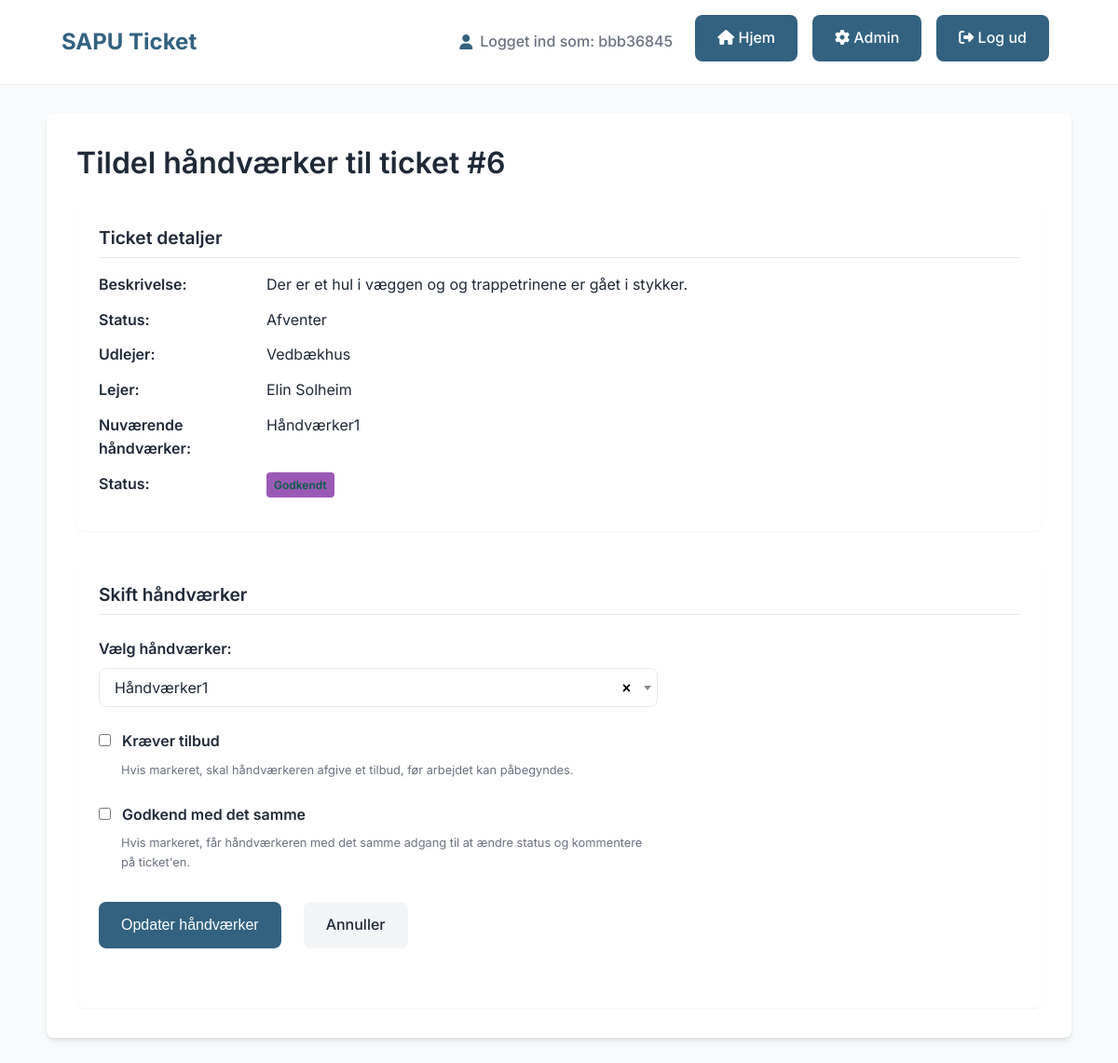
The page /ticket/6/assign_craftsman (signed in) on the database its author committed.
### tables this page shows
CREATE TABLE users (
    id INTEGER PRIMARY KEY AUTOINCREMENT,
    username TEXT NOT NULL UNIQUE,
    password_hash TEXT NOT NULL,
    role TEXT,
    invitation_token TEXT,
    invited_by INTEGER,
    unit_id INTEGER, company_name TEXT, phone TEXT, address TEXT, cvr TEXT, speciality TEXT, email TEXT,
    FOREIGN KEY (invited_by) REFERENCES users(id),
    FOREIGN KEY (unit_id) REFERENCES units(id)
);

CREATE TABLE tickets (
    id INTEGER PRIMARY KEY AUTOINCREMENT,
    lejer TEXT NOT NULL,
    beskrivelse TEXT NOT NULL,
    status TEXT NOT NULL,
    udlejer TEXT NOT NULL,
    håndværker TEXT,
    user_id INTEGER,
    unit_id INTEGER NOT NULL, created_at TIMESTAMP, updated_at TIMESTAMP, requires_bid BOOLEAN DEFAULT 0, bid_accepted BOOLEAN DEFAULT 0, craftsman_id INTEGER, craftsman_status TEXT DEFAULT 'pending',
    FOREIGN KEY (user_id) REFERENCES users(id),
    FOREIGN KEY (unit_id) REFERENCES units(id)
);

### app.py (the view, shortened to what this page needs)
@app.route("/ticket/<int:ticket_id>/assign_craftsman", methods=["GET", "POST"])
@flask_login.login_required
def assign_craftsman(ticket_id):
    if flask_login.current_user.role not in ['admin', 'udlejer']:
        flash('Du har ikke adgang til at tildele håndværkere.', 'error')
        return redirect(url_for('index'))
    conn = get_db_connection()
    try:
        ticket = conn.execute('''
            SELECT t.*, u.username as udlejer_name, c.username as craftsman_name
            FROM tickets t
            LEFT JOIN users u ON t.udlejer = u.id
            LEFT JOIN users c ON t.craftsman_id = c.id
            WHERE t.id = ?
        ''', (ticket_id,)).fetchone()
        if ticket is None:
            flash('Ticket findes ikke!', 'error')
            return redirect(url_for('index'))
        if flask_login.current_user.role == 'admin':
            craftsmen = conn.execute('''
                SELECT id, username, company_name, speciality, phone
                FROM users
                WHERE role = 'craftsman'
                ORDER BY username
            ''').fetchall()
        return render_template('assign_craftsman.html', ticket=ticket, craftsmen=craftsmen)
    except Exception as e:
        print(f"Fejl ved tildeling af håndværker: {e}")
        flash('Der opstod en fejl ved tildeling af håndværker.', 'error')
        conn.rollback()
        return redirect(url_for('ticket_detail', ticket_id=ticket_id))
    finally:
        conn.close()

### app.py (called while the page is built)
@login_manager.user_loader
def load_user(user_id):
    conn = get_db_connection()
    user = conn.execute('SELECT * FROM users WHERE id = ?', (user_id,)).fetchone()
    conn.close()
    if user:
        return User(user['id'], user['username'], user['password_hash'], user['role'], user['invitation_token'],
                    user['invited_by'], user['unit_id'])
    return None

@app.context_processor
def inject_login():
    return dict(flask_login=flask_login)

def get_db_connection():
    conn = sqlite3.connect(DATABASE)
    conn.row_factory = sqlite3.Row
    return conn

### templates/assign_craftsman.html (shortened to what this page needs)
{% extends "base.html" %}
{% block content %}
<div class="container">
    <h1>Tildel håndværker til ticket #{{ ticket.id }}</h1>
    <div class="ticket-details">
        <h2>Ticket detaljer</h2>
        <div class="detail-row">
            <div class="detail-label">Beskrivelse:</div>
            <div class="detail-value">{{ ticket.beskrivelse }}</div>
        </div>
        <div class="detail-row">
            <div class="detail-label">Status:</div>
            <div class="detail-value">{{ ticket.status }}</div>
        </div>
        <div class="detail-row">
            <div class="detail-label">Udlejer:</div>
            <div class="detail-value">{{ ticket.udlejer_name }}</div>
        </div>
        <div class="detail-row">
            <div class="detail-label">Lejer:</div>
            <div class="detail-value">{{ ticket.lejer }}</div>
        </div>
        {% if ticket.craftsman_id %}
        <div class="detail-row">
            <div class="detail-label">Nuværende håndværker:</div>
            <div class="detail-value">{{ ticket.craftsman_name }}</div>
        </div>
        <div class="detail-row">
            <div class="detail-label">Status:</div>
            <div class="detail-value">
                {% if ticket.craftsman_status == 'approved' %}
                    <span class="status-badge status-green">Godkendt</span>
                {% else %}
                    <span class="status-badge status-yellow">Afventer</span>
                {% endif %}
            </div>
        </div>
        {% endif %}
    </div>
    <div class="assign-form-container">
        <h2>{{ 'Skift håndværker' if ticket.craftsman_id else 'Tildel håndværker' }}</h2>
        <form method="post" action="{{ url_for('assign_craftsman', ticket_id=ticket.id) }}" class="assign-form">
            <div class="form-group">
                <label for="craftsman_id">Vælg håndværker:</label>
            </div>
            <div class="form-group checkbox-group">
                <label class="checkbox-container">
                    <input type="checkbox" id="requires_bid" name="requires_bid" {% if ticket.requires_bid %}checked{% endif %}>
                    <span class="checkbox-text">Kræver tilbud</span>
                </label>
                <div class="form-hint">Hvis markeret, skal håndværkeren afgive et tilbud, før arbejdet kan påbegyndes.</div>
            </div>
            <div class="form-group checkbox-group">
                <label class="checkbox-container">
                    <input type="checkbox" id="approve_immediately" name="approve_immediately">
                    <span class="checkbox-text">Godkend med det samme</span>
                </label>
                <div class="form-hint">Hvis markeret, får håndværkeren med det samme adgang til at ændre status og kommentere på ticket'en.</div>
            </div>
            <div class="form-actions">
                <button type="submit" class="button-lookalike">{{ 'Opdater håndværker' if ticket.craftsman_id else 'Tildel håndværker' }}</button>
                <a href="{{ url_for('ticket_detail', ticket_id=ticket.id) }}" class="button-lookalike button-secondary">Annuller</a>
            </div>
        </form>
    </div>
</div>
{% endblock %}

### templates/base.html (shortened to what this page needs)
<!DOCTYPE html>
<html lang="da">
<head>
    <link href="https://cdn.jsdelivr.net/npm/select2@4.1.0-rc.0/dist/css/select2.min.css" rel="stylesheet" />
    <link rel="stylesheet" href="https://cdnjs.cloudflare.com/ajax/libs/font-awesome/6.4.0/css/all.min.css">
</head>
<body>
    <div class="header">
        <div class="header-container">
            <div class="logo">SAPU Ticket</div>
            <div class="nav-links">
                {% if flask_login.current_user.is_authenticated %}
                    <div class="user-info">
                        <i class="fas fa-user"></i> Logget ind som: {{ flask_login.current_user.username }}
                    </div>
                    <a href="{{ url_for('index') }}" class="button-lookalike">
                        <i class="fas fa-home"></i> Hjem
                    </a>
                    {% if flask_login.current_user.role == 'admin' %}
                        <a href="{{ url_for('admin') }}" class="button-lookalike">
                            <i class="fas fa-cog"></i> Admin
                        </a>
                    {% endif %}
                    <a href="{{ url_for('logout') }}" class="button-lookalike">
                        <i class="fas fa-sign-out-alt"></i> Log ud
                    </a>
                {% else %}
                    <a href="{{ url_for('login') }}" class="button-lookalike">
                        <i class="fas fa-sign-in-alt"></i> Log ind
                    </a>
                {% endif %}
            </div>
        </div>
    </div>
    {% block content %}{% endblock %}
</body>
</html>

### templates/base.html (style rules this page uses)
:root { --primary-color: #32627f; --primary-hover: #264c61; --primary-light: #a8c5d3; --secondary-color: #f3f4f6; --secondary-hover: #e5e7eb; --text-color: #1f2937; --light-text: #6b7280; --border-color: #e5e7eb; --success-color: #10b981; --error-color: #ef4444; --warning-color: #f59e0b; --container-width: 1100px; --shadow-sm: 0 1px 2px 0 rgba(0, 0, 0, 0.05); --shadow: 0 4px 6px -1px rgba(0, 0, 0, 0.1), 0 2px 4px -1px rgba(0, 0, 0, 0.06); --shadow-lg: 0 10px 15px -3px rgba(0, 0, 0, 0.1), 0 4px 6px -2px rgba(0, 0, 0, 0.05); --radius: 0.5rem; --button-text: #ffffff; }
* { box-sizing: border-box; margin: 0; padding: 0; }
body { font-family: 'Inter', -apple-system, BlinkMacSystemFont, sans-serif; line-height: 1.6; color: var(--text-color); background-color: #f9fafb; padding: 0; margin: 0; }
h1, h2, h3, h4, h5, h6 { font-weight: 600; line-height: 1.3; color: var(--text-color); margin-bottom: 1rem; }
h1 { font-size: 2rem; margin-bottom: 1.5rem; }
h2 { font-size: 1.5rem; margin-top: 2rem; margin-bottom: 1rem; padding-bottom: 0.5rem; border-bottom: 1px solid var(--border-color); }
a { color: var(--primary-color); text-decoration: none; transition: color 0.2s; }
.container { max-width: var(--container-width); margin: 2rem auto; background: #fff; padding: 2rem; border-radius: var(--radius); box-shadow: var(--shadow); }
.header { background-color: white; box-shadow: var(--shadow-sm); padding: 1rem 0; margin-bottom: 2rem; }
.header-container { max-width: var(--container-width); margin: 0 auto; padding: 0 1rem; display: flex; justify-content: space-between; align-items: center; flex-wrap: wrap; }
.logo { font-size: 1.5rem; font-weight: 700; color: var(--primary-color); margin: 0.5rem 0; }
.nav-links { display: flex; flex-wrap: wrap; gap: 0.5rem; align-items: center; }
.user-info { display: flex; align-items: center; margin-right: 1rem; font-weight: 500; color: var(--light-text); }
.user-info i { margin-right: 0.5rem; color: var(--primary-color); }
form { margin-bottom: 2rem; }
form label { display: block; margin-bottom: 0.5rem; font-weight: 500; color: var(--text-color); }
form button[type="submit"], .button-lookalike, form input[type="submit"] { background-color: var(--primary-color); color: var(--button-text); padding: 0.75rem 1.5rem; border: none; border-radius: var(--radius); cursor: pointer; font-weight: 500; font-size: 1rem; text-decoration: none; display: inline-block; transition: all 0.2s ease; margin-right: 0.5rem; margin-bottom: 0.5rem; position: relative; overflow: hidden; }
.button-secondary { background-color: var(--secondary-color); color: var(--text-color); }
.status-badge { display: inline-block; padding: 5px 10px; border-radius: 4px; font-weight: bold; color: white; text-align: center; }
[class^="status-"]:not(.status-oprettet):not(.status-igangsat):not(.status-afventer):not(.status-afsluttet):not(.status-lukket):not(.status-other) { background-color: #9b59b6; }

### templates/assign_craftsman.html (style rules this page uses)
.ticket-details { background-color: white; border-radius: var(--radius); padding: 1.5rem; margin-bottom: 2rem; box-shadow: var(--shadow-sm); }
.ticket-details h2 { margin-top: 0; border-bottom: 1px solid var(--border-color); padding-bottom: 0.5rem; margin-bottom: 1rem; font-size: 1.2rem; }
.detail-row { display: flex; margin-bottom: 0.75rem; }
.detail-label { font-weight: 600; width: 180px; flex-shrink: 0; }
.detail-value { flex: 1; }
.status-badge { display: inline-block; padding: 0.25rem 0.5rem; border-radius: 0.25rem; font-size: 0.75rem; font-weight: 600; }
.status-green { background-color: rgba(16, 185, 129, 0.1); color: #065f46; }
.assign-form-container { background-color: white; border-radius: var(--radius); padding: 1.5rem; box-shadow: var(--shadow-sm); }
.assign-form-container h2 { margin-top: 0; border-bottom: 1px solid var(--border-color); padding-bottom: 0.5rem; margin-bottom: 1.5rem; font-size: 1.2rem; }
.assign-form { max-width: 600px; }
.form-group { margin-bottom: 1.5rem; }
.form-group label { display: block; margin-bottom: 0.5rem; font-weight: 600; }
.checkbox-group { margin-top: 1rem; }
.checkbox-container { display: flex; align-items: center; cursor: pointer; }
.checkbox-container input[type="checkbox"] { margin-right: 0.5rem; }
.checkbox-text { font-weight: 600; }
.form-hint { font-size: 0.8rem; color: var(--light-text); margin-top: 0.25rem; margin-left: 1.5rem; }
.form-actions { display: flex; gap: 1rem; margin-top: 2rem; }

### rows shown on the page
users: current_user.username "bbb36845"
tickets: id "6", beskrivelse "Der er et hul i væggen og og trappetrinene er gået i stykker.", status "Afventer", lejer "Elin Solheim"
users: udlejer_name "Vedbækhus"
users: craftsman_name "Håndværker1"

### other values the page prints
{{ 'Skift håndværker' if ticket.craftsman_id else 'Tildel håndværker' }} "Skift håndværker"
{{ 'Opdater håndværker' if ticket.craftsman_id else 'Tildel håndværker' }} "Opdater håndværker"
